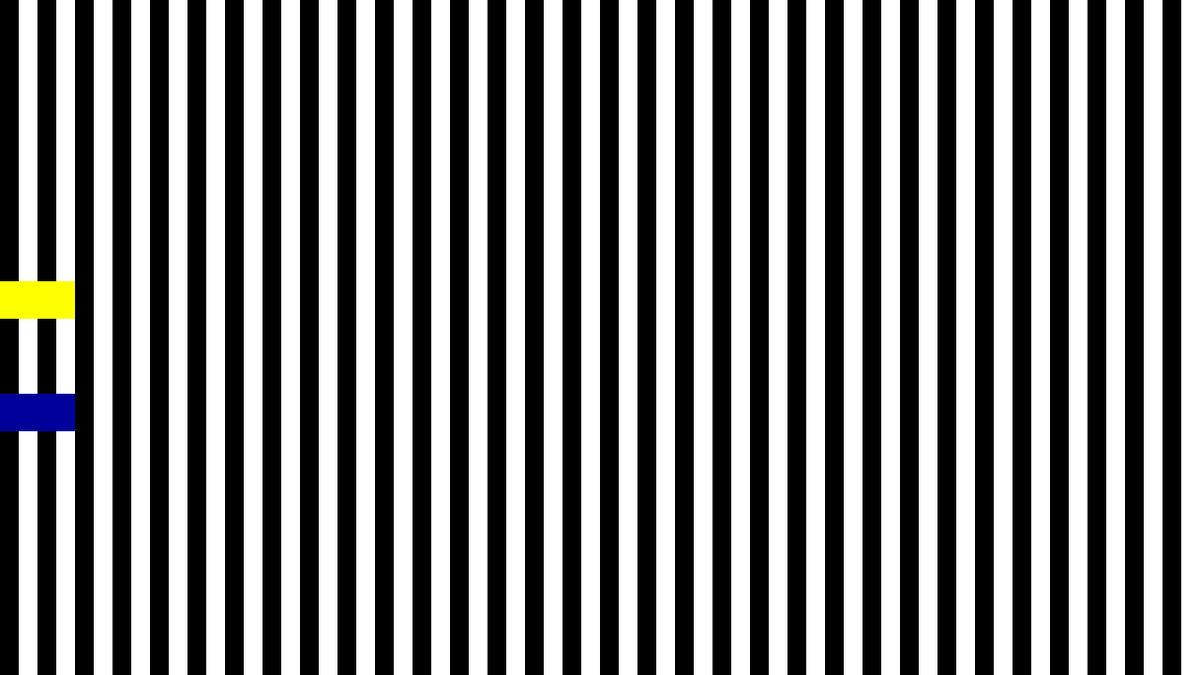
Frame 1 (no input)
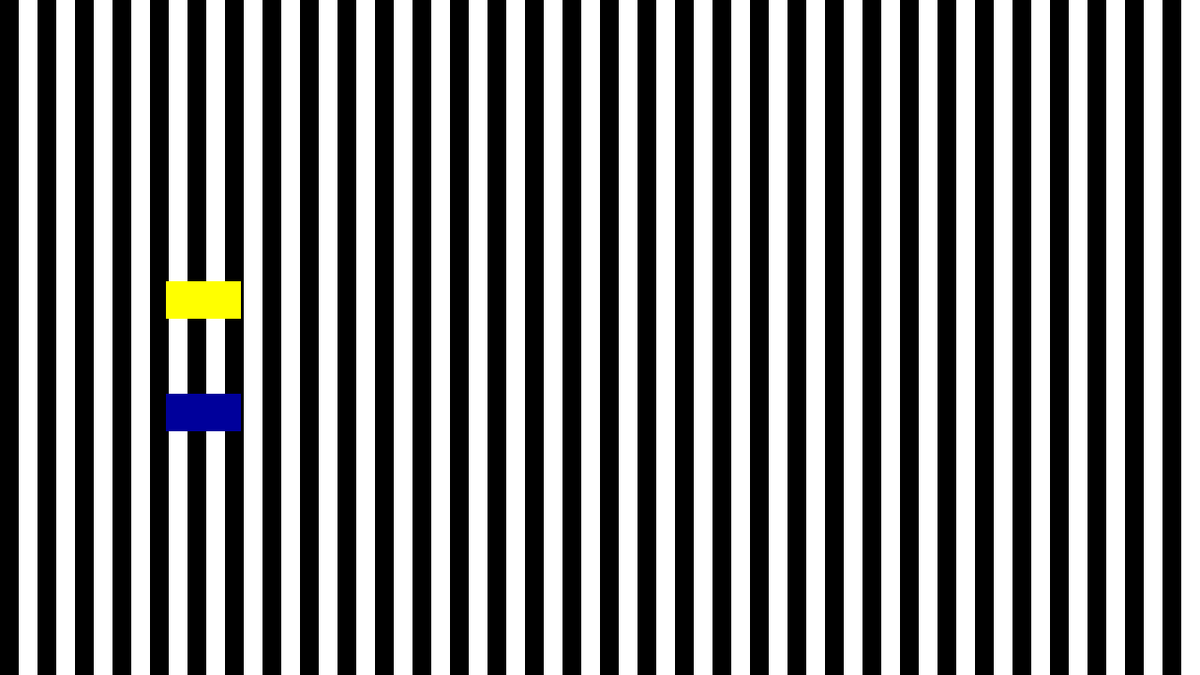
Frame 60 (the mouse pressed at the canvas centre just before this capture)
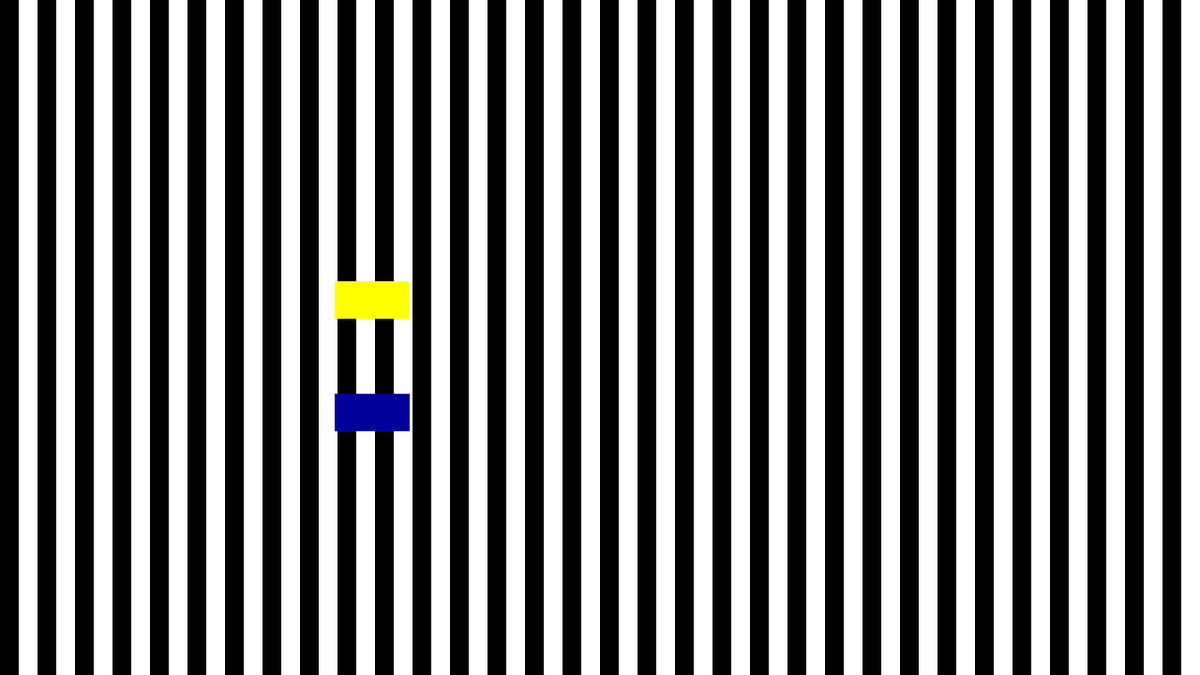
Frame 120 (the mouse held since frame 60 and released just before this capture)

The Processing sketch that drew these frames (run headless with seeded random() and noise(); from frame 60 on, the mouse is pressed at the canvas centre):

// Processing sketch: Stepping_Feet
// ── Stepping_Feet.pde
float rect_x = 0;

void setup()
{
  size(1280, 720);
  background(255);
  noStroke();
}

void draw()
{
  drawBackground();
  
  color yellow = color(255,255,0);
  fill(yellow);
  rect(rect_x,300,80,40);
  
  color blue = color(0,0,155);
  fill(blue);
  rect(rect_x,420,80,40);
  
  rect_x += 3;
}

void drawBackground()
{
  background(255);
  fill(0);
  for(int i=0; i<width/20; i++)
  {
    rect(i*40, 0, 20, 720);
  }
  
}
